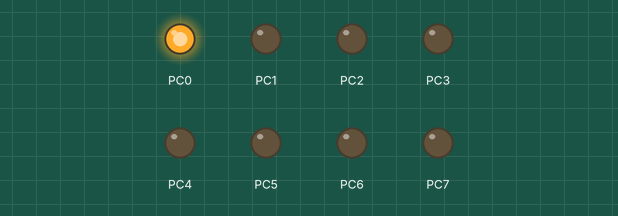
Bench run of a program on a simulated ATmega16, built with avr-gcc and emulated at 8 MHz. On the bench: output pins drawn as LEDs (lit = HIGH).

Above: at 0.5 s.
At 1.5 s:
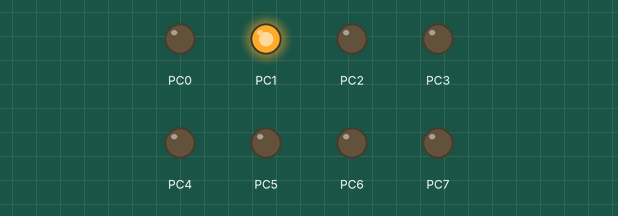
At 2.5 s:
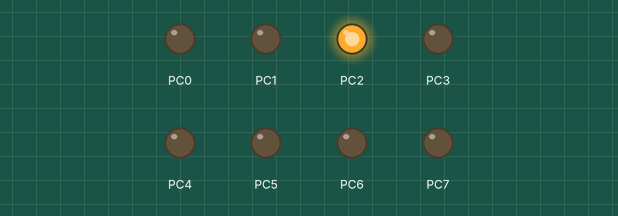
At 3.5 s:
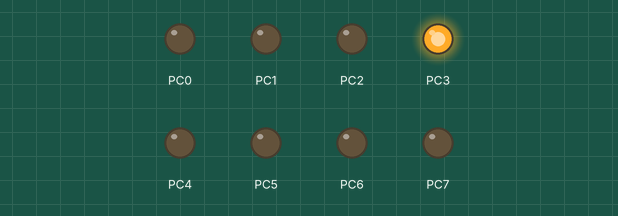
Timing chart, 0 to 5.2 s (numbered marks = the images above):
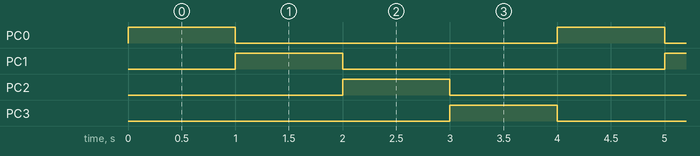

Measured:
- by itself, PC0–3: alternates HIGH for 1.0 s and LOW for 3.0 s
- by itself, everything shown: repeats every 4.0 s, in 4 steps

The program:

Practical_20.c
```c
//Interfacing ULN IC with AVR to control Switching of Multiple Relays

#define F_CPU 8000000UL
#include<avr/io.h>
#include<util/delay.h>
int main()
{
  DDRC=0xFF;
  while(1)
  {
   PORTC=0x01;
   _delay_ms(1000);
   PORTC=0x02;
   _delay_ms(1000);
   PORTC=0x04;
   _delay_ms(1000);
   PORTC=0x08;
   _delay_ms(1000);

  }
}
```
